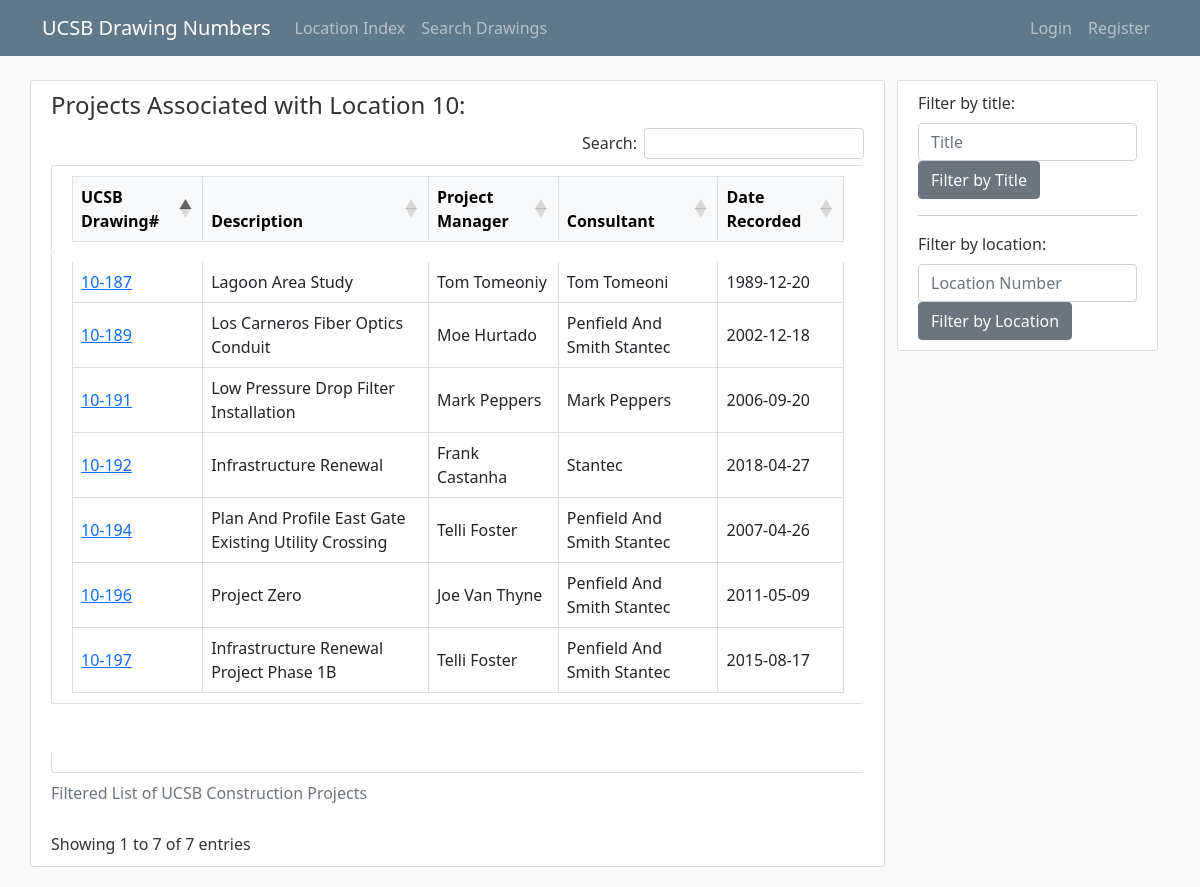
Page /?lnum=10 on the earlier database version.
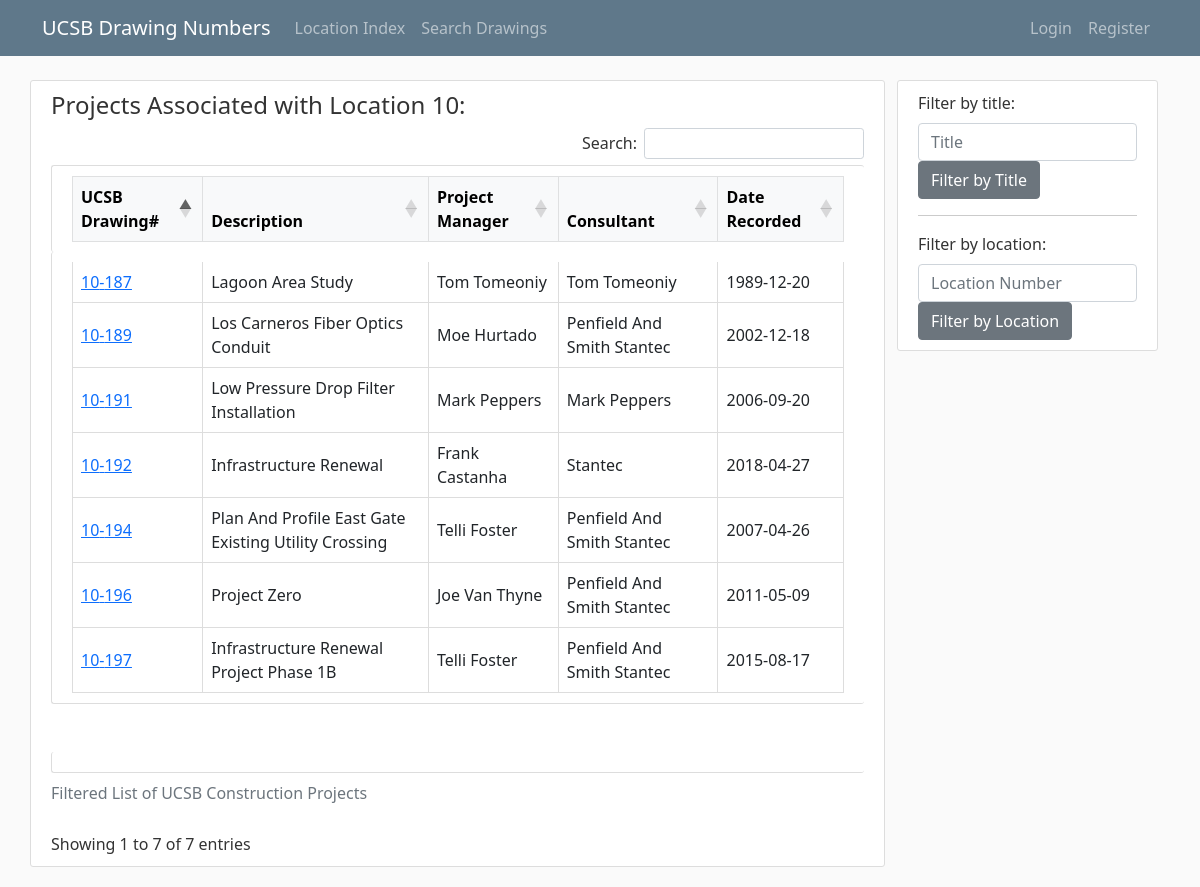
Same page on the later database version.
### flaskdraw/models.py (models this page shows, shortened)
class Drawfile(db.Model):
    id = db.Column(db.Integer, primary_key=True)
    locnum = db.Column(db.Integer, db.ForeignKey("drawloc.locnum"), nullable=False)
    drawnum = db.Column(db.Integer, nullable=False)
    contractnum = db.Column(db.String(50), nullable=True)
    projectnum = db.Column(db.String(10), nullable=True)
    projectmngr = db.Column(db.String(100), nullable=True)
    mainconsult = db.Column(db.String(100), nullable=True)
    title = db.Column(db.Text, nullable=False)
    comments = db.Column(db.Text, nullable=True)
    date = db.Column(db.Date)

### flaskdraw/main/routes.py (the view, shortened to what this page needs)
@main.route("/")
def index():
    form = SearchForm()
    lnum = request.args.get("lnum")
    searched = request.args.get("searched")
    if lnum:
        filtered_locations = True
        drawings = (
            Drawfile.query.order_by(Drawfile.locnum.asc(), Drawfile.drawnum.asc())
            .filter(Drawfile.locnum == lnum)
            .all()
        )
        subheading = "Projects Associated with Location " + str(lnum) + ":"
    else:
        filtered_locations = False
        drawings = Drawfile.query.order_by(
            Drawfile.locnum.asc(), Drawfile.drawnum.asc()
        ).all()
        subheading = "All Projects: "
    return render_template(
        "index.html",
        drawings=drawings,
        title="Home Page",
        filtered_locations=filtered_locations,
        subheading=subheading,
    )

### flaskdraw/drawproj/forms.py
class SearchForm(FlaskForm):
    lnum = IntegerField("Location Number", validators=[InputRequired()])
    searched = StringField("Searched", validators=[InputRequired()])
    submit = SubmitField("Submit")

### flaskdraw/main/routes.py (called while the page is built)
@main.context_processor
def base():
    form = SearchForm()
    return dict(form=form)

### flaskdraw/templates/index.html
{% extends 'base.html' %}
{% block content%}
  <h4>{{ subheading }}</h4>
<div class="table-responsive">
  <table id="proj_list" class="table content-section table-hover table-bordered align-middle">
    <thead class="table-light">
      <tr>
        <th scope="col">UCSB Drawing#</th>
        <th scope="col">Description</th>
        <th scope="col">Project Manager</th>
        <th scope="col">Consultant</th>
        <th scope="col">Date Recorded</th>
      </tr>
    </thead>
    <tbody>
      {% for draw in drawings %}
      <tr>
        <td scope="row"><a href="{{ url_for('main.project', locnum=draw.locnum, drawnum=draw.drawnum) }}">
          {{ draw.locnum }}-{{ draw.drawnum }}</a></td>
        <td>{{ draw.title }}</td>
        <td>{{ draw.projectmngr }}</td>
        <td>{{ draw.mainconsult }}</td>
        <td>{{ draw.date|string|truncate(5,true) }}</td>
      </tr>
      {% endfor %}
      {% if filtered_locations %}
      <caption>Filtered List of UCSB Construction Projects</caption>
      {% else %}
      <caption>List of UCSB Construction Projects</caption>
      {% endif %}
    </tbody>
  </table>
</div>
{% endblock %}

Differences in the rows shown:
changed Drawfile "Lagoon Area Study": mainconsult "Tom Tomeoni" → "Tom Tomeoniy"
